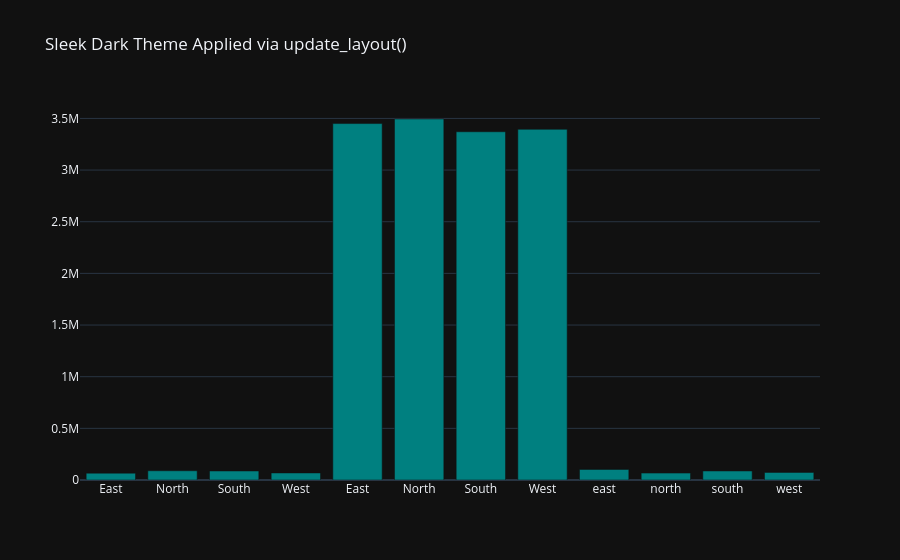

The notebook cell this image was saved under:
### Markdown cell above
### 🔹 🔹 Dark Theme & Global Styling: `fig.update_layout()`
Demonstrates how to use `🔹 Dark Theme & Global Styling: `fig.update_layout()`` in Python. It provides a robust, standardized way to process, clean, and analyze datasets reliably and efficiently. **Tip:** Ensure your column is converted to datetime with `pd.to_datetime()` before calling `.dt` properties like `.dt.year` or `.dt.day_name()`.

**Syntax:** `fig = go.Figure(data=[bar_trace])`

### Code cell
fig = go.Figure(data=[bar_trace])
fig.update_layout(template='plotly_dark', title='Sleek Dark Theme Applied via update_layout()')
fig.show()

### Figure 1 — Plotly figure (JSON) as saved in the notebook; plotly's stock layout.template omitted (floating-point values rounded to 4 significant figures)
{"data": [{"marker": {"color": "teal"}, "name": "Revenue ($)", "type": "bar", "x": [" East ", " North ", " South ", " West ", "East", "North", "South", "West", "east", "north", "south", "west"], "y": [66060.0, 89340.0, 86820.0, 68140.0, 3450000.0, 3494000.0, 3371000.0, 3394000.0, 102300.0, 66580.0, 87420.0, 73460.0]}], "layout": {"title": {"text": "Sleek Dark Theme Applied via update_layout()"}}}
